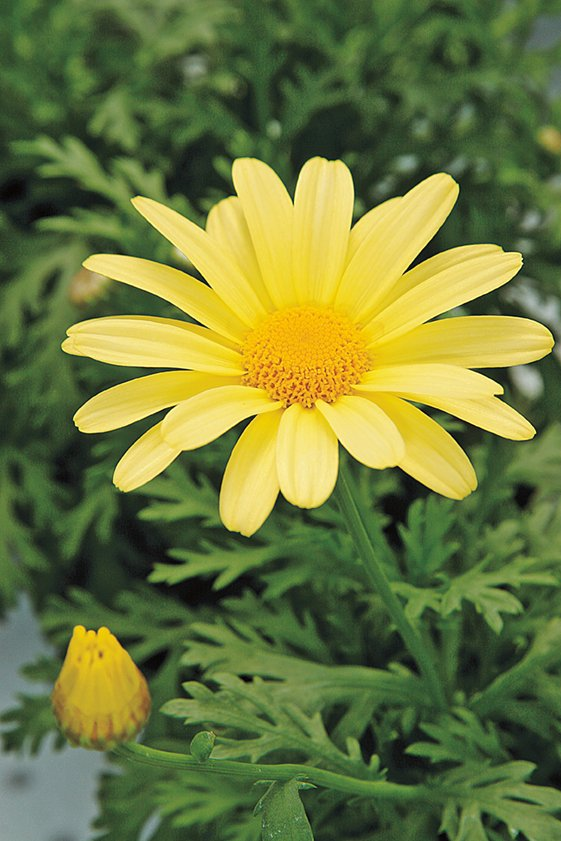
#> input picture q8/daisy.jpg, 561 x 841 px
$ python q8b.py
#> lines starting #> are read from the running program, lines starting #| are printed output that depends on the picture
import cv2
import numpy as np
import matplotlib.pyplot as plt

IMG = "daisy.jpg"

bgr = cv2.imread(IMG)
#> bgr is the input picture: shape (841, 561, 3); mean B, G, R 60.7, 120.3, 108.5
if bgr is None:
    raise FileNotFoundError(IMG)
rgb = cv2.cvtColor(bgr, cv2.COLOR_BGR2RGB)
h, w = rgb.shape[:2]
#> h = 841; w = 561

mask = np.zeros((h, w), np.uint8)
bgdModel = np.zeros((1, 65), np.float64)
fgdModel = np.zeros((1, 65), np.float64)

x = w // 20; y = h // 20
#> after `x = w // 20`: x = 28
#> after `y = h // 20`: y = 42
rect = (x, y, w - 2 * x, h - 2 * y)
#> rect = (28, 42, 505, 757)
cv2.grabCut(bgr, mask, rect, bgdModel, fgdModel, 5, cv2.GC_INIT_WITH_RECT)
mask_bin = np.where(
    (mask == cv2.GC_FGD) | (mask == cv2.GC_PR_FGD), 255, 0
).astype("uint8")

SIGMA = 8 * 0.85

blurred = cv2.GaussianBlur(rgb, ksize=(0, 0), sigmaX=SIGMA, sigmaY=SIGMA)
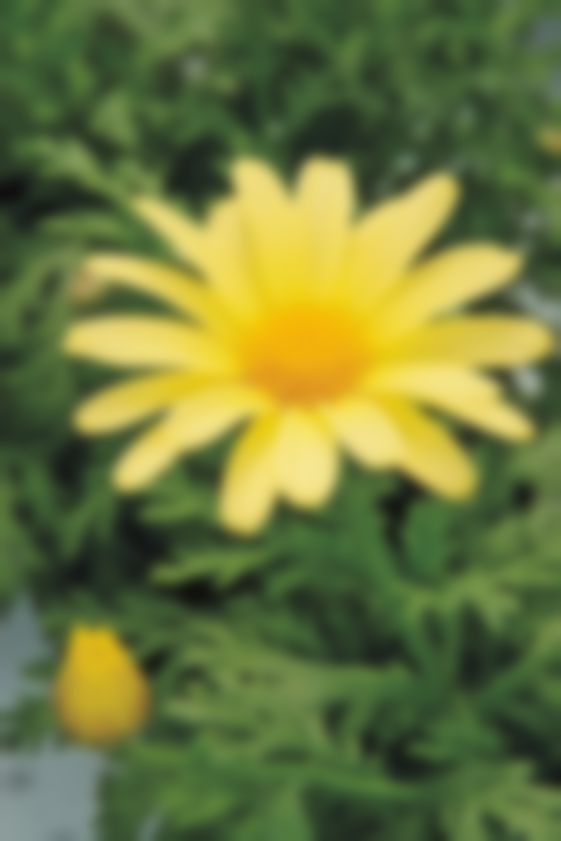
#> blurred: shape (841, 561, 3); mean R, G, B 108.5, 120.3, 60.7

alpha = (mask_bin / 255.0)[..., None]
enhanced = (alpha * rgb + (1 - alpha) * blurred).astype(np.uint8)
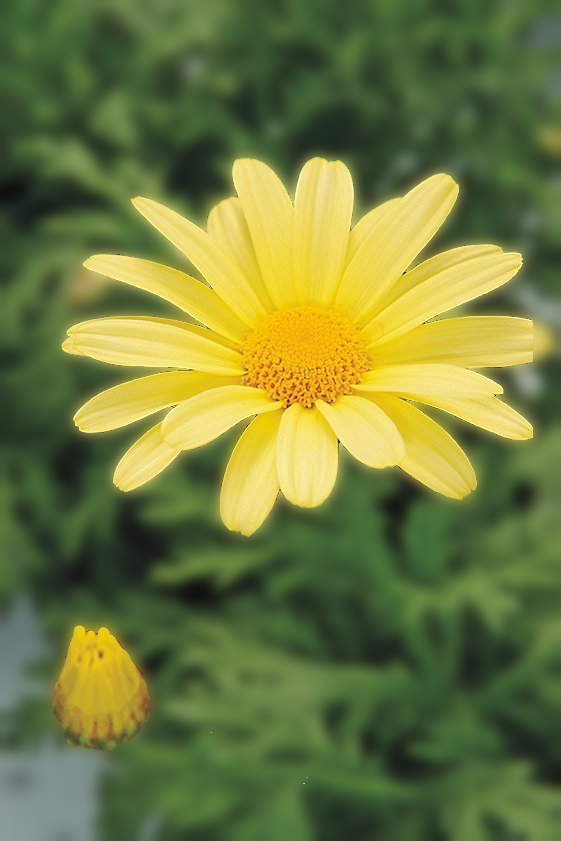
#> enhanced: shape (841, 561, 3); mean R, G, B 111.4, 122.6, 61.7

plt.figure(figsize=(10, 5))
plt.subplot(1, 2, 1); plt.title("Original"); plt.axis("off"); plt.imshow(rgb)
plt.subplot(1, 2, 2); plt.title(f"Enhanced (σ={SIGMA:.2f})"); plt.axis("off"); plt.imshow(enhanced)
plt.tight_layout(); plt.show()
#> after `plt.tight_layout()`:
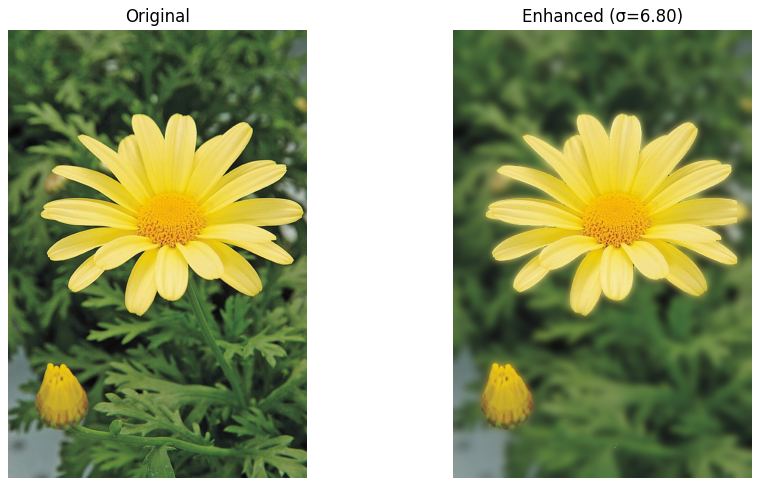
#> figure drawn by matplotlib, 2 panels

cv2.imwrite("q8b_enhanced_blur_bg_15pct.png", cv2.cvtColor(enhanced, cv2.COLOR_RGB2BGR))
